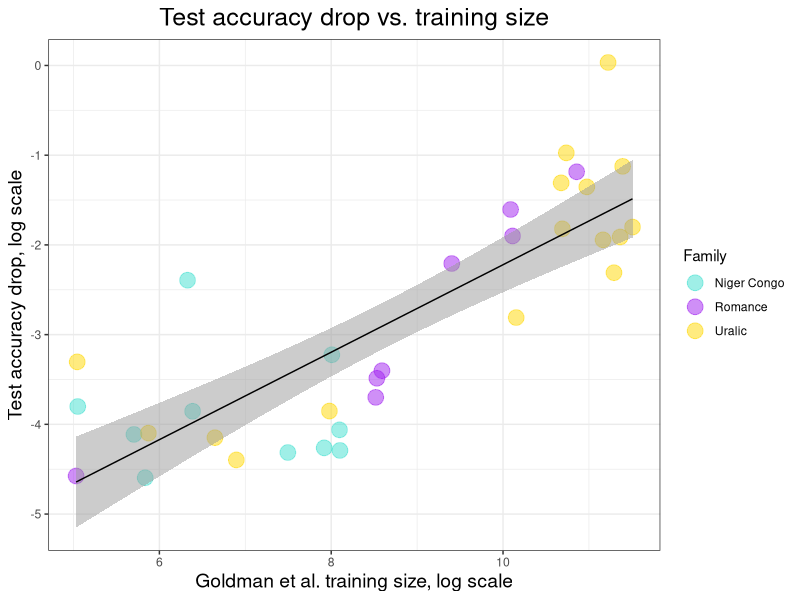
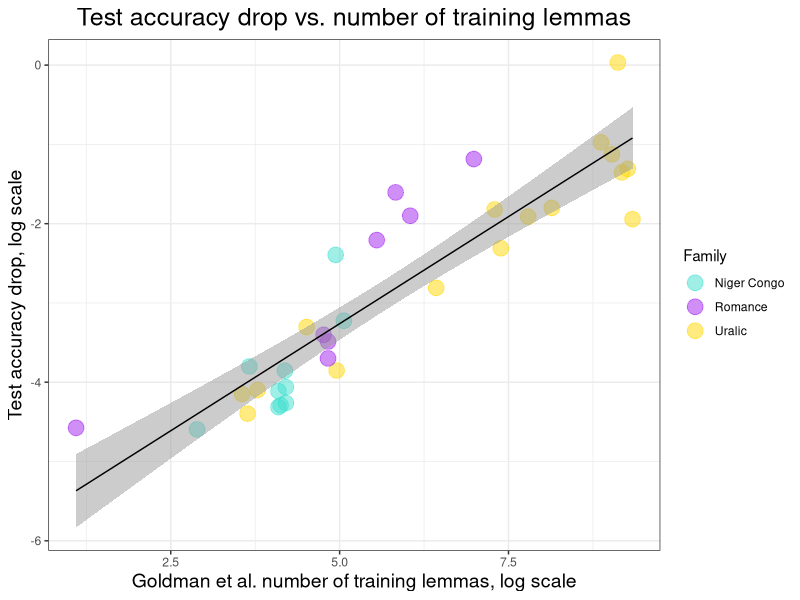
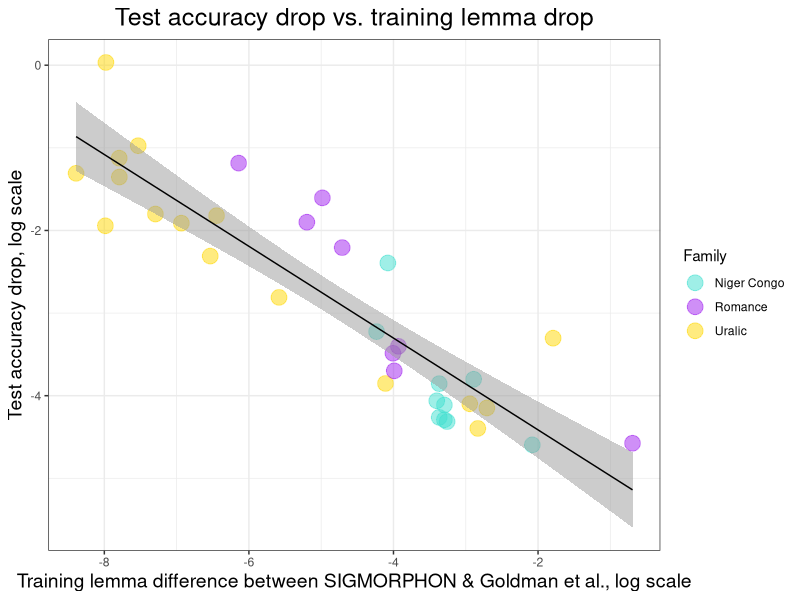
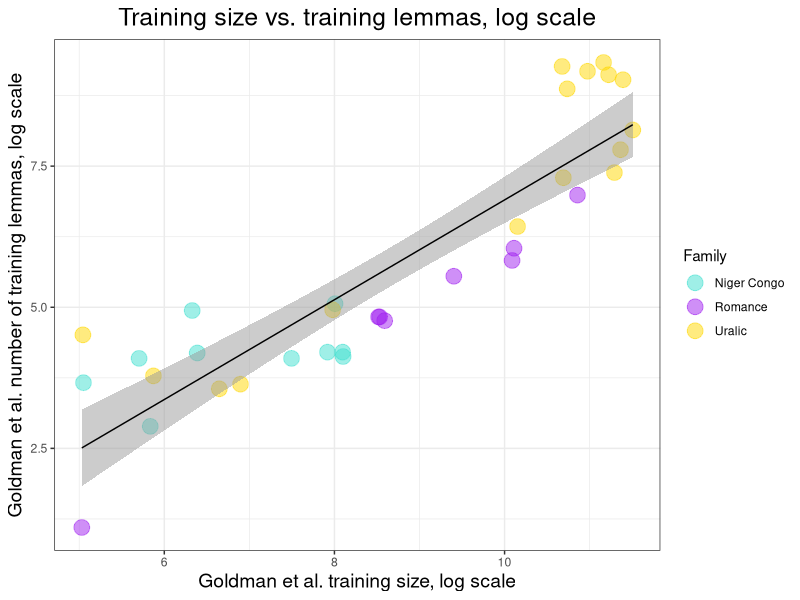
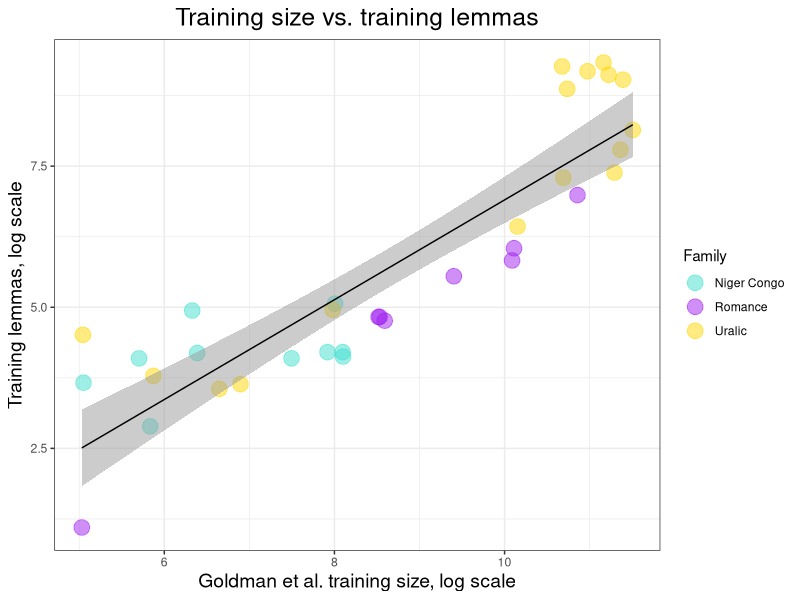
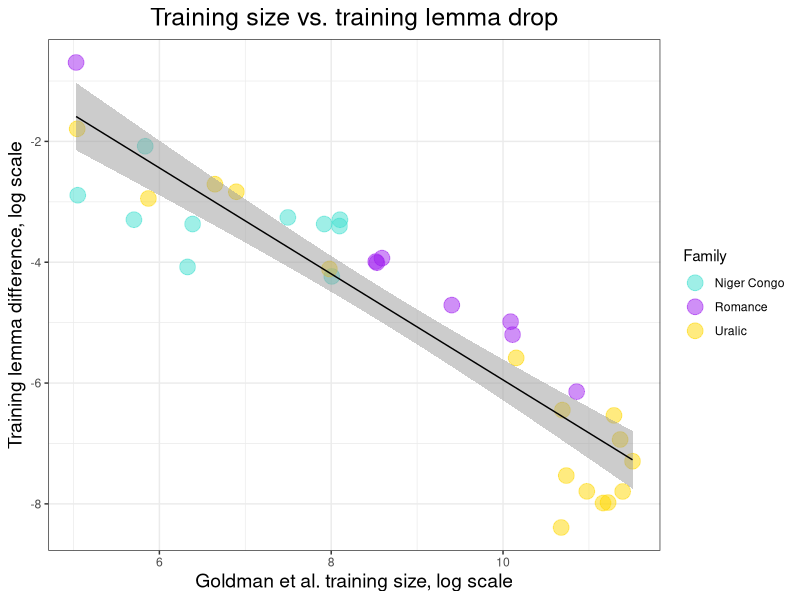
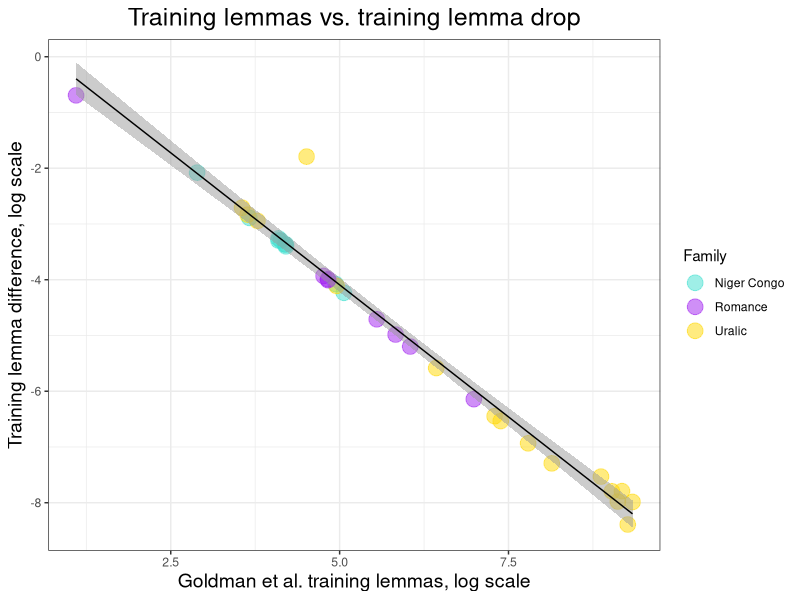
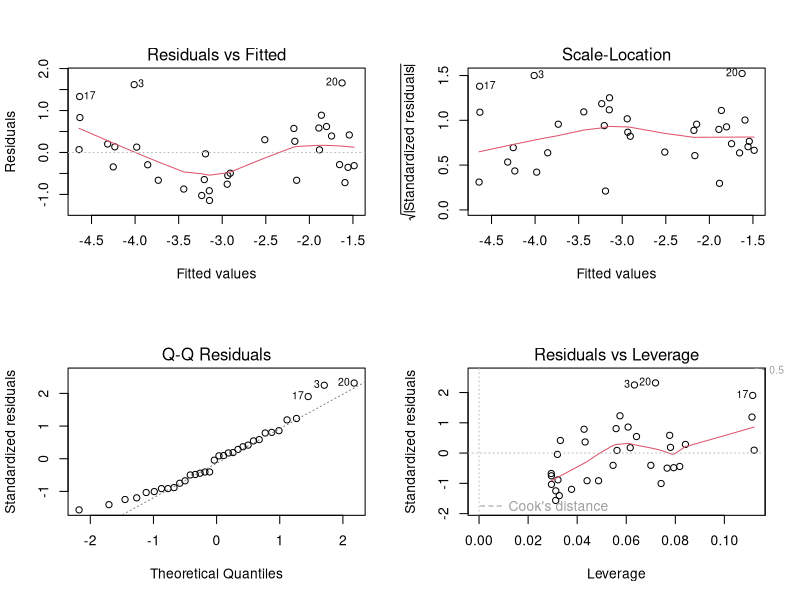

Write the R code that produced these figures, in order.
library(ggplot2)
library(tidyverse)
library(car)

##### Load in the data #####

df<-read.csv("replication/replication_complete.csv")
# Make the family column pretty 
df$Family = str_to_title(str_replace(df$Family, "_", " "))


# We're going to be making a lot of log-log plots, so lets make our lives easier:
df$log_test_acc_drop = -1*log((-1*df$test_acc_drop)+1)
df$log_train_lemma_diff = -1*log(-1*df$train_lemma_diff_raw)


##### Plotting all the strong relationships, on the log-log scale #####

# Training size vs. test accuracy drop, log-log scale
df %>% 
  ggplot(aes(log(Goldman_train_size), log_test_acc_drop)) + 
  geom_point(aes(colour = Family), size = 5, alpha = 0.5) + 
  scale_color_manual(values=c("turquoise", "purple", "gold")) + 
  theme_bw() + 
  xlab("Goldman et al. training size, log scale") + 
  ylab("Test accuracy drop, log scale") + 
  ggtitle("Test accuracy drop vs. training size") + 
  theme(plot.title = element_text(hjust=0.5, size=18), 
        axis.title.y = element_text(size=14),
        axis.title.x = element_text(size=14),
  )  + 
  stat_smooth(method="lm", color="black", size=0.5, alpha = 0.5)

# Training lemmas vs. test accuracy drop, log-log-scale 
df %>% 
  ggplot(aes(log(Goldman_train_lemmas), log_test_acc_drop)) + 
  geom_point(aes(colour = Family), size = 5, alpha = 0.5) + 
  scale_color_manual(values=c("turquoise", "purple", "gold")) + 
  theme_bw() + 
  xlab("Goldman et al. number of training lemmas, log scale") + 
  ylab("Test accuracy drop, log scale") + 
  ggtitle("Test accuracy drop vs. number of training lemmas") + 
  theme(plot.title = element_text(hjust=0.5, size=18), 
        axis.title.y = element_text(size=14),
        axis.title.x = element_text(size=14),
  )  + 
  stat_smooth(method="lm", color="black", size=0.5, alpha = 0.5)

# Training lemma difference vs. test accuracy drop, log-log scale
df %>% 
  ggplot(aes(-log(-1*train_lemma_diff_raw), log_test_acc_drop)) + 
  geom_point(aes(colour = Family), size = 5, alpha = 0.5) + 
  scale_color_manual(values=c("turquoise", "purple", "gold")) + 
  theme_bw() + 
  xlab("Training lemma difference between SIGMORPHON & Goldman et al., log scale") + 
  ylab("Test accuracy drop, log scale") + 
  ggtitle("Test accuracy drop vs. training lemma drop") +
  theme(plot.title = element_text(hjust=0.5, size=18), 
        axis.title.y = element_text(size=14),
        axis.title.x = element_text(size=14),
  )  + 
  stat_smooth(method="lm", color="black", size=0.5, alpha = 0.5)

# Training size vs. training lemmas, log-log plot
df %>% 
  ggplot(aes(log(Goldman_train_size), log(Goldman_train_lemmas))) + 
  geom_point(aes(colour = Family), size = 5, alpha = 0.5) + 
  scale_color_manual(values=c("turquoise", "purple", "gold")) + 
  theme_bw() + 
  xlab("Goldman et al. training size, log scale") + 
  ylab("Goldman et al. number of training lemmas, log scale") + 
  ggtitle("Training size vs. training lemmas, log scale") + 
  theme(plot.title = element_text(hjust=0.5, size=18), 
        axis.title.y = element_text(size=14),
        axis.title.x = element_text(size=14),
  )  + 
  stat_smooth(method="lm", color="black", size=0.5, alpha = 0.5)



##### Basic stats before the fancy ones #####

# Calculate the basic stats we'll use
correlations <- function(a, b){
  print(cor.test(a, b, method="pearson"))
  print(cor.test(a, b, method="spearman"))
  print(cor.test(a, b, method="kendall"))
}

# Training size
correlations(log(df$Goldman_train_size), df$log_test_acc_drop)

# Training lemmas
correlations(log(df$Goldman_train_lemmas), df$log_test_acc_drop)

# Training lemma drop
correlations(df$log_train_lemma_diff, df$log_test_acc_drop)


##### Co-linearity #####

# Training size vs. training lemmas, log-log
df %>%
  ggplot(aes(log(Goldman_train_size), log(Goldman_train_lemmas))) + 
  geom_point(aes(colour = Family), size = 5, alpha = 0.5) + 
  scale_color_manual(values=c("turquoise", "purple", "gold")) + 
  theme_bw() + 
  xlab("Goldman et al. training size, log scale") + 
  ylab("Training lemmas, log scale") + 
  ggtitle("Training size vs. training lemmas") + 
  theme(plot.title = element_text(hjust=0.5, size=18), 
        axis.title.y = element_text(size=14),
        axis.title.x = element_text(size=14),
  )  + 
  stat_smooth(method="lm", color="black", size=0.5, alpha = 0.5)

correlations(log(df$Goldman_train_size), log(df$Goldman_train_lemmas))

# Training size vs. difference in training lemmas, log-log
df %>%
  ggplot(aes(log(Goldman_train_size), log_train_lemma_diff)) + 
  geom_point(aes(colour = Family), size = 5, alpha = 0.5) + 
  scale_color_manual(values=c("turquoise", "purple", "gold")) + 
  theme_bw() + 
  xlab("Goldman et al. training size, log scale") + 
  ylab("Training lemma difference, log scale") + 
  ggtitle("Training size vs. training lemma drop") + 
  theme(plot.title = element_text(hjust=0.5, size=18), 
        axis.title.y = element_text(size=14),
        axis.title.x = element_text(size=14),
  )  + 
  stat_smooth(method="lm", color="black", size=0.5, alpha = 0.5)

correlations(log(df$Goldman_train_size), df$log_train_lemma_diff)

# Training lemmas vs. difference in training lemmas, log-log
df %>%
  ggplot(aes(log(Goldman_train_lemmas), log_train_lemma_diff)) + 
  geom_point(aes(colour = Family), size = 5, alpha = 0.5) + 
  scale_color_manual(values=c("turquoise", "purple", "gold")) + 
  theme_bw() + 
  xlab("Goldman et al. training lemmas, log scale") + 
  ylab("Training lemma difference, log scale") + 
  ggtitle("Training lemmas vs. training lemma drop") + 
  theme(plot.title = element_text(hjust=0.5, size=18), 
        axis.title.y = element_text(size=14),
        axis.title.x = element_text(size=14),
  )  + 
  stat_smooth(method="lm", color="black", size=0.5, alpha = 0.5)

correlations(log(df$Goldman_train_lemmas), df$log_train_lemma_diff)



##### Pirate Stats! #####

# Fit a linear model to just train size and look at the R^2 & AIC
train_size_lm = lm(log_test_acc_drop ~ log(Goldman_train_size), data = df)
summary(train_size_lm)
AIC(train_size_lm)
layout(matrix(c(1,2,3,4),2,2)) 
plot(train_size_lm)
df %>% 
  ggplot(aes(log(Goldman_train_size), log_test_acc_drop)) + 
  geom_point(aes(colour = Family), size = 5, alpha = 0.5) + 
  scale_color_manual(values=c("turquoise", "purple", "gold")) + 
  theme_bw() + 
  xlab("Goldman et al. training size, log scale") + 
  ylab("Test accuracy drop, log scale") + 
  ggtitle("Test accuracy drop vs. training size") + 
  theme(plot.title = element_text(hjust=0.5, size=18), 
        axis.title.y = element_text(size=14),
        axis.title.x = element_text(size=14),
  )  + 
  geom_line(aes(x = log(Goldman_train_size), y = predict(train_size_lm)), color = "black")


# Fit a linear model with splines to just train size and look at the R^2 & AIC
train_size_lm2 = lm(log_test_acc_drop ~ splines::bs(log(Goldman_train_size), df = 5), data = df)
summary(train_size_lm2)
AIC(train_size_lm2)
layout(matrix(c(1,2,3,4),2,2)) 
plot(train_size_lm2)
df %>% 
  ggplot(aes(log(Goldman_train_size), log_test_acc_drop)) + 
  geom_point(aes(colour = Family), size = 5, alpha = 0.5) + 
  scale_color_manual(values=c("turquoise", "purple", "gold")) + 
  theme_bw() + 
  xlab("Goldman et al. training size, log scale") + 
  ylab("Test accuracy drop, log scale") + 
  ggtitle("Test accuracy drop vs. training size") + 
  theme(plot.title = element_text(hjust=0.5, size=18), 
        axis.title.y = element_text(size=14),
        axis.title.x = element_text(size=14),
  )  + 
  geom_line(aes(x = log(Goldman_train_size), y = predict(train_size_lm2)), color = "black")


# Fit a linear model to just train lemmas and look at the R^2 and AIC
train_lemma_lm = lm(log_test_acc_drop ~ log(Goldman_train_lemmas), data = df)
summary(train_lemma_lm)
AIC(train_lemma_lm)
layout(matrix(c(1,2,3,4),2,2)) 
plot(train_lemma_lm)
df %>% 
  ggplot(aes(log(Goldman_train_lemmas), log_test_acc_drop)) + 
  geom_point(aes(colour = Family), size = 5, alpha = 0.5) + 
  scale_color_manual(values=c("turquoise", "purple", "gold")) + 
  theme_bw() + 
  xlab("Goldman et al. number of training lemmas, log scale") + 
  ylab("Test accuracy drop, log scale") + 
  ggtitle("Test accuracy drop vs. number of training lemmas") + 
  theme(plot.title = element_text(hjust=0.5, size=18), 
        axis.title.y = element_text(size=14),
        axis.title.x = element_text(size=14),
  )  + 
  geom_line(aes(x = log(Goldman_train_lemmas), y = predict(train_lemma_lm)), color = "black")



# Fit a linear model with splines to just train lemmas and look at the R^2 and AIC
train_lemma_lm2 = lm(log_test_acc_drop ~ splines::bs(log(Goldman_train_lemmas), df = 5), data = df)
summary(train_lemma_lm2)
AIC(train_lemma_lm2)
layout(matrix(c(1,2,3,4),2,2)) 
plot(train_lemma_lm2)
df %>% 
  ggplot(aes(log(Goldman_train_lemmas), log_test_acc_drop)) + 
  geom_point(aes(colour = Family), size = 5, alpha = 0.5) + 
  scale_color_manual(values=c("turquoise", "purple", "gold")) + 
  theme_bw() + 
  xlab("Goldman et al. number of training lemmas, log scale") + 
  ylab("Test accuracy drop, log scale") + 
  ggtitle("Test accuracy drop vs. number of training lemmas") + 
  theme(plot.title = element_text(hjust=0.5, size=18), 
        axis.title.y = element_text(size=14),
        axis.title.x = element_text(size=14),
  )  + 
  geom_line(aes(x = log(Goldman_train_lemmas), y = predict(train_lemma_lm2)), color = "black")



# Fit a linear model to just lemma drop and look at the R^2 and AIC
lemma_drop_lm = lm(log_test_acc_drop ~ log_train_lemma_diff, data = df)
summary(lemma_drop_lm)
AIC(lemma_drop_lm)
layout(matrix(c(1,2,3,4),2,2)) 
plot(lemma_drop_lm)
df %>% 
  ggplot(aes(-log(-1*train_lemma_diff_raw), log_test_acc_drop)) + 
  geom_point(aes(colour = Family), size = 5, alpha = 0.5) + 
  scale_color_manual(values=c("turquoise", "purple", "gold")) + 
  theme_bw() + 
  xlab("Training lemma difference between SIGMORPHON & Goldman et al., log scale") + 
  ylab("Test accuracy drop, log scale") + 
  ggtitle("Test accuracy drop vs. training lemma drop") +
  theme(plot.title = element_text(hjust=0.5, size=18), 
        axis.title.y = element_text(size=14),
        axis.title.x = element_text(size=14),
  )  + 
  geom_line(aes(x = -log(-1*train_lemma_diff_raw), y = predict(lemma_drop_lm)), color = "black")


# Fit a linear model with splines to just lemma drop and look at the R^2 and AIC
lemma_drop_lm2 = lm(log_test_acc_drop ~ splines::bs(log_train_lemma_diff, df = 5), data = df)
summary(lemma_drop_lm2)
AIC(lemma_drop_lm2)
layout(matrix(c(1,2,3,4),2,2)) 
plot(lemma_drop_lm2)
df %>% 
  ggplot(aes(-log(-1*train_lemma_diff_raw), log_test_acc_drop)) + 
  geom_point(aes(colour = Family), size = 5, alpha = 0.5) + 
  scale_color_manual(values=c("turquoise", "purple", "gold")) + 
  theme_bw() + 
  xlab("Training lemma difference between SIGMORPHON & Goldman et al., log scale") + 
  ylab("Test accuracy drop, log scale") + 
  ggtitle("Test accuracy drop vs. training lemma drop") +
  theme(plot.title = element_text(hjust=0.5, size=18), 
        axis.title.y = element_text(size=14),
        axis.title.x = element_text(size=14),
  )  + 
  geom_line(aes(x = -log(-1*train_lemma_diff_raw), y = predict(lemma_drop_lm2)), color = "black")


# Fit a linear model to lemmas + train size
lemmas_train_lm = lm(log_test_acc_drop ~ log(Goldman_train_size) + log(Goldman_train_lemmas), data = df)
summary(lemmas_train_lm)
AIC(lemmas_train_lm)
layout(matrix(c(1,2,3,4),2,2)) 
plot(lemmas_train_lm)
anova(train_lemma_lm, lemmas_train_lm)
vif(lemmas_train_lm)


# Fit a linear model with splines to lemmas + train size
lemmas_train_lm2 = lm(log_test_acc_drop ~ splines::bs(log(Goldman_train_size), df = 5) + splines::bs(log(Goldman_train_lemmas), df = 5), data = df)
summary(lemmas_train_lm2)
AIC(lemmas_train_lm2)
layout(matrix(c(1,2,3,4),2,2)) 
plot(lemmas_train_lm2)
anova(train_lemma_lm2, lemmas_train_lm2)
vif(lemmas_train_lm2)


# Fit a linear model to lemmas + lemma drop
lemmas_drop_lm = lm(log_test_acc_drop ~ log(Goldman_train_lemmas) + log_train_lemma_diff, data = df)
summary(lemmas_drop_lm)
AIC(lemmas_drop_lm)
layout(matrix(c(1,2,3,4),2,2)) 
plot(lemmas_drop_lm)
anova(train_lemma_lm, lemmas_drop_lm)
vif(lemmas_drop_lm)


# Fit a linear model with splines to lemmas + lemma drop
lemmas_drop_lm2 = lm(log_test_acc_drop ~ splines::bs(log(Goldman_train_lemmas), df = 5) + splines::bs(log_train_lemma_diff, df = 5), data = df)
summary(lemmas_drop_lm2)
AIC(lemmas_drop_lm2)
layout(matrix(c(1,2,3,4),2,2)) 
plot(lemmas_drop_lm2)
anova(train_lemma_lm2, lemmas_drop_lm2)
vif(lemmas_drop_lm2)



###### Basic Scatter Plots in case we still want them later ######

# Training size
df %>% 
  ggplot(aes(Goldman_train_size, test_acc_drop)) + 
  geom_point(aes(colour = Family), size = 5, alpha = 0.5) + 
  scale_color_manual(values=c("turquoise", "purple", "gold")) + 
  theme_bw() + 
  xlab("Goldman et al. training size") + 
  ylab("Test accuracy drop") + 
  ggtitle("Replication of Goldman et al.") + 
  theme(plot.title = element_text(hjust=0.5, size=18), 
        axis.title.y = element_text(size=14),
        axis.title.x = element_text(size=14),
        )

# Training lemmas
df %>% 
  ggplot(aes(Goldman_train_lemmas, test_acc_drop)) + 
  geom_point(aes(colour = Family), size = 5, alpha = 0.5) + 
  scale_color_manual(values=c("turquoise", "purple", "gold")) + 
  theme_bw() + 
  xlab("Goldman et al. training lemmas") + 
  ylab("Test accuracy drop") + 
  ggtitle("Test accuracy drop vs. training lemmas") + 
  theme(plot.title = element_text(hjust=0.5, size=18), 
        axis.title.y = element_text(size=14),
        axis.title.x = element_text(size=14),
  )

# Raw difference
df %>% 
  ggplot(aes(train_lemma_diff_raw, test_acc_drop)) + 
  geom_point(aes(colour = Family), size = 5, alpha = 0.5) + 
  scale_color_manual(values=c("turquoise", "purple", "gold")) + 
  theme_bw() + 
  xlab("Training lemma difference between SIGMORPHON & Goldman et al.") + 
  ylab("Test accuracy drop") + 
  ggtitle("Test accuracy drop vs. training lemma drop") + 
  theme(plot.title = element_text(hjust=0.5, size=18), 
        axis.title.y = element_text(size=14),
        axis.title.x = element_text(size=14),
  )



##### Effects on test accuracy overall rather than on test #####

Gold <- df %>% 
  select(train=Goldman_train_size, 
         lemmas = Goldman_train_lemmas,
         test = Goldman_test_acc, 
         Family = Family
         ) 
Gold$Type = "Goldman"

Sigm <- df %>% 
  select(train = SIGMORPHON_train_size,
         lemmas = SIGMORPHON_train_lemmas,
         test = SIGMORPHON_test_acc,
         Family = Family
         )
Sigm$Type = "SIGMORPHON"

new_df = rbind(Gold, Sigm)

new_df %>% 
  ggplot(aes(log(train), log(test + 1), color = Type)) +
  geom_point(aes(shape = Family), size = 5, alpha = 0.5) + 
  scale_color_manual(values=c("turquoise", "purple", "gold")) + 
  stat_smooth(aes(color=Type), method="lm", size=0.5, alpha = 0.5)+ 
  theme_bw() + 
  xlab("Training size, log scale") + 
  ylab("Test accuracy, log scale") + 
  ggtitle("Test accuracy vs. training size") + 
  theme(plot.title = element_text(hjust=0.5, size=18), 
        axis.title.y = element_text(size=14),
        axis.title.x = element_text(size=14),
  ) 
correlations(log(df$Goldman_train_size), log(df$Goldman_test_acc + 1))
correlations(log(df$SIGMORPHON_train_size), log(df$SIGMORPHON_test_acc + 1))



new_df %>% 
  ggplot(aes(log(lemmas), log(test + 1), color = Type)) +
  geom_point(aes(shape = Family), size = 5, alpha = 0.5) + 
  scale_color_manual(values=c("turquoise", "purple", "gold")) + 
  stat_smooth(aes(color=Type), method="lm", size=0.5, alpha = 0.5) + 
  theme_bw() + 
  xlab("Training lemmas, log scale") + 
  ylab("Test accuracy, log scale") + 
  ggtitle("Test accuracy vs. training lemmas") + 
  theme(plot.title = element_text(hjust=0.5, size=18), 
        axis.title.y = element_text(size=14),
        axis.title.x = element_text(size=14),
  ) 

correlations(log(df$Goldman_train_lemmas), log(df$Goldman_test_acc + 1))
correlations(log(df$SIGMORPHON_train_lemmas), log(df$SIGMORPHON_test_acc + 1))


##### Pirate Stats Part 2! #####

# Co-linearities 
correlations(log(df$Goldman_train_size), log(df$Goldman_train_lemmas))
correlations(log(df$SIGMORPHON_train_size), log(df$SIGMORPHON_train_lemmas))


# Fit a linear model to just train size and look at the R^2 & AIC
train_size_lm = lm(log(Goldman_test_acc + 1) ~ log(Goldman_train_size), data = df)
summary(train_size_lm)
AIC(train_size_lm)
layout(matrix(c(1,2,3,4),2,2)) 
plot(train_size_lm)
df %>% 
  ggplot(aes(log(Goldman_train_size), log(Goldman_test_acc + 1))) + 
  geom_point(aes(colour = Family), size = 5, alpha = 0.5) + 
  scale_color_manual(values=c("turquoise", "purple", "gold")) + 
  theme_bw() + 
  xlab("Goldman et al. training size, log scale") + 
  ylab("Goldman et al. test accuracy, log scale") + 
  ggtitle("Goldman et al. test accuracy vs. training size") + 
  theme(plot.title = element_text(hjust=0.5, size=18), 
        axis.title.y = element_text(size=14),
        axis.title.x = element_text(size=14),
  )  + 
  geom_line(aes(x = log(Goldman_train_size), y = predict(train_size_lm)), color = "black")


# Fit a linear model with splines to just train size and look at the R^2 & AIC
train_size_lm2 = lm(log(Goldman_test_acc + 1) ~ splines::bs(log(Goldman_train_size), df = 5), data = df)
summary(train_size_lm2)
AIC(train_size_lm2)
layout(matrix(c(1,2,3,4),2,2)) 
plot(train_size_lm2)
df %>% 
  ggplot(aes(log(Goldman_train_size), log(Goldman_test_acc + 1))) + 
  geom_point(aes(colour = Family), size = 5, alpha = 0.5) + 
  scale_color_manual(values=c("turquoise", "purple", "gold")) + 
  theme_bw() + 
  xlab("Goldman et al. training size, log scale") + 
  ylab("Goldman et al. test accuracy, log scale") + 
  ggtitle("Goldman et al. test accuracy vs. training size") + 
  theme(plot.title = element_text(hjust=0.5, size=18), 
        axis.title.y = element_text(size=14),
        axis.title.x = element_text(size=14),
  )  + 
  geom_line(aes(x = log(Goldman_train_size), y = predict(train_size_lm2)), color = "black")



# Fit a linear model to just train lemmas and look at the R^2 and AIC
train_lemma_lm = lm(log(Goldman_test_acc + 1) ~ log(Goldman_train_lemmas), data = df)
summary(train_lemma_lm)
AIC(train_lemma_lm)
layout(matrix(c(1,2,3,4),2,2)) 
plot(train_lemma_lm)
df %>% 
  ggplot(aes(log(Goldman_train_lemmas), log(Goldman_test_acc + 1))) + 
  geom_point(aes(colour = Family), size = 5, alpha = 0.5) + 
  scale_color_manual(values=c("turquoise", "purple", "gold")) + 
  theme_bw() + 
  xlab("Goldman et al. number of training lemmas, log scale") + 
  ylab("Goldman et al. test accuracy, log scale") + 
  ggtitle("Goldman et al. test accuracy vs. number of training lemmas") + 
  theme(plot.title = element_text(hjust=0.5, size=18), 
        axis.title.y = element_text(size=14),
        axis.title.x = element_text(size=14),
  )  + 
  geom_line(aes(x = log(Goldman_train_lemmas), y = predict(train_lemma_lm)), color = "black")


# Fit a linear model to just train lemmas and look at the R^2 and AIC
train_lemma_lm2 = lm(log(Goldman_test_acc + 1) ~ splines::bs(log(Goldman_train_lemmas), df = 5), data = df)
summary(train_lemma_lm2)
AIC(train_lemma_lm2)
layout(matrix(c(1,2,3,4),2,2)) 
plot(train_lemma_lm2)
df %>% 
  ggplot(aes(log(Goldman_train_lemmas), log(Goldman_test_acc + 1))) + 
  geom_point(aes(colour = Family), size = 5, alpha = 0.5) + 
  scale_color_manual(values=c("turquoise", "purple", "gold")) + 
  theme_bw() + 
  xlab("Goldman et al. number of training lemmas, log scale") + 
  ylab("Goldman et al. test accuracy, log scale") + 
  ggtitle("Goldman et al. test accuracy vs. number of training lemmas") + 
  theme(plot.title = element_text(hjust=0.5, size=18), 
        axis.title.y = element_text(size=14),
        axis.title.x = element_text(size=14),
  )  + 
  geom_line(aes(x = log(Goldman_train_lemmas), y = predict(train_lemma_lm2)), color = "black")



# Fit a linear model to both & compare 
lemmas_train_lm = lm(log(Goldman_test_acc + 1) ~ log(Goldman_train_size) + log(Goldman_train_lemmas), data = df)
summary(lemmas_train_lm)
AIC(lemmas_train_lm)
layout(matrix(c(1,2,3,4),2,2)) 
plot(lemmas_train_lm)
anova(train_lemma_lm, lemmas_train_lm)
anova(train_size_lm, lemmas_train_lm)
vif(lemmas_train_lm)


# Fit a linear model with splines to both & compare 
lemmas_train_lm2 = lm(log(Goldman_test_acc + 1) ~ splines::bs(log(Goldman_train_size), df = 5) + splines::bs(log(Goldman_train_lemmas), df = 5), data = df)
summary(lemmas_train_lm2)
AIC(lemmas_train_lm2)
layout(matrix(c(1,2,3,4),2,2)) 
plot(lemmas_train_lm2)
anova(train_lemma_lm2, lemmas_train_lm2)
anova(train_size_lm2, lemmas_train_lm2)
vif(lemmas_train_lm2)

